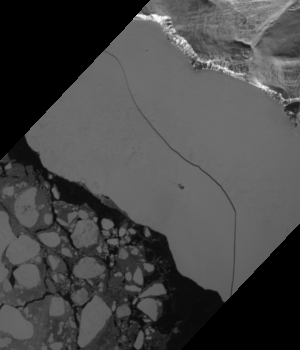
#> input picture 1-1.png, 300 x 350 px; its folder holds 4 pictures in this run
$ jupyter execute --allow-errors 2.ipynb
#> lines starting #> are read from the running program, lines starting #| are printed output that depends on the picture
[cell 1]
import matplotlib.pyplot as plt
import cv2 as cv
import numpy as np

[cell 2]
img = []
file = []
for i in range(1,6):
    f = '1-' + str(i) + '.png'
    file.append(f)
    temp = cv.imread(f)
#> temp is the input picture: shape (350, 300, 3); min 0, max 255, mean 71.7
    img.append(temp)

#> (the rest of this cell did not finish here and is left out)

#> (a cell that did not finish here is left out)

[cell 4]
plt.figure(figsize=(10,25))
#> (the rest of this cell did not finish here and is left out)

[cell 5]
plt.title(file[i])
#> (the rest of this cell did not finish here and is left out)

[cell 6]
color1 = [0,0,0]
color2 = [0,255,255]
color3 = [255,0,0]
color4 = [0,100,0]
color5 = [0,0,255]

[cell 7]
color1 = [0,0,0]     #黑色无用区域
color2 = [0,0,255]  #蓝色 海水
color3 = [95,158,160]   #红色 薄冰
color4 = [102,205,170]   # 厚冰
color5 = [255,0,0]  #红色 陆地
#手工设置阈值点
th1 = 5
th2 = 35
th3 = 90
th4 = 120
#> (the rest of this cell did not finish here and is left out)

[cell 8]
import cv2 as cv
import numpy as np
np.seterr(invalid='ignore') #之所以加这一句是因为下面除法的时候会除零报错
import matplotlib.pyplot as plt
import time
start = time.perf_counter()


def ostu5layers(img,i):  # 显示每一个灰度级的像素数概率
    print('Processing:img-'+str(i))
    high, wide = (h,w)
    pixels = cv.calcHist([img], [0], None, [256], [0, 256])  # 计算每个灰度级中所含像素数，返回的是一个（256,1）的数组
    p = pixels / (high * wide)  # 获得每个灰度级中像素数占总像素数比例则我们获得了p_i的一个向量
    x=np.linspace(1,256,256) #灰度级我们定义为从0到255好像不合适这样做平均灰度级时会忽略第一个数据，所以我们定义为从1到256
    x=x.reshape(256,1)  # 这一步是因为我们需要的不是秩为1的向量，可以不加这一句输出看看shape的区别，但这样我们得到了（256,1）的灰度级向量

    maxvar=0
    th1=0
    th2=0
    th3=0
    th4=0
    cnt=0
    for k1 in range(1,10):
        for k2 in range(k1+1,50):
            for k3 in range(50,110):
                for k4 in range(110,140):
                    w0 = np.sum(p[0:k1])
                    w1 = np.sum(p[k1:k2])
                    w2 = np.sum(p[k2:k3])
                    w3 = np.sum(p[k3:k4])
                    w4 = np.sum(p[k4:256])  # 注意python是左闭右开np.sum(p[0:256])=1

                    u0 = np.dot(x[0:k1].T, p[0:k1])
                    u1 = np.dot(x[k1:k2].T, p[k1:k2])
                    u2 = np.dot(x[k2:k3].T, p[k2:k3])
                    u3 = np.dot(x[k3:k4].T, p[k3:k4])
                    u4 = np.dot(x[k4:256].T, p[k4:256])

                    W = np.array([[w0, w1, w2, w3, w4]]).T  # 注意是两层中括号，用np.array组成的向量可以转置,输出矩阵大小等等操作
                    U = np.array([[int(u0), int(u1), int(u2), int(u3), int(u4)]]).T
                    UT = np.sum(U)
                    temp = (U - UT * W) * (U - UT * W) / W
                    varbetween = np.sum(temp)
                    if varbetween>maxvar:
                        cnt=cnt+1
                        maxvar=varbetween
                        th1=k1
                        th2=k2
                        th3=k3
                        th4=k4
                        print("第"+str(cnt)+"次找到最佳阈值："+str(th1)+","+str(th2)+","+str(th3)+","+str(th4)+","+"此时类间方差为"+str(maxvar))
                        end = time.perf_counter()
                        print('Running time: %s Seconds' % (end - start))
    # mean1 = int(np.dot(x[0:th1].T, p[0:th1]))
    # mean2 = int(np.dot(x[th1:th2].T, p[th1:th2]))
    # mean3 = int(np.dot(x[th2:256].T, p[th2:256]))

    img11 = np.zeros((350, 300,3),dtype=np.uint8)
    for row in range(0,h):
        for col in range(0,w):
            if img[row][col]<=th1:
                img11[row, col]=color1
            elif img[row][col]>th1 and img[row][col]<=th2:
                img11[row, col] =color2
            elif img[row][col]>th2 and img[row][col]<=th3:
                img11[row, col] = color3
            elif img[row][col]>th3 and img[row][col]<=th4:
                img11[row, col] = color4
            elif img[row][col]>th4:
                img11[row, col] = color5
    return img11

#> (the rest of this cell did not finish here and is left out)

[cell 9]
plt.figure(figsize=(25,20))
for i in range(0,5):
    plt.subplot(1,5,i+1)
    plt.axis('off')
    plt.title(file[i])
    plt.imshow(img1[i])
plt.show()
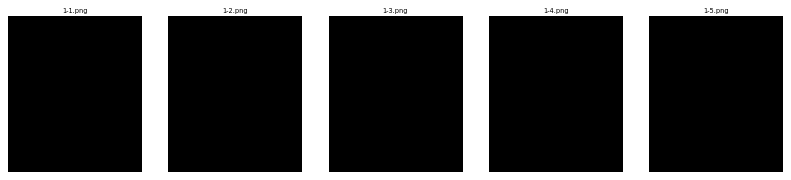
#> figure drawn by matplotlib, 5 panels
